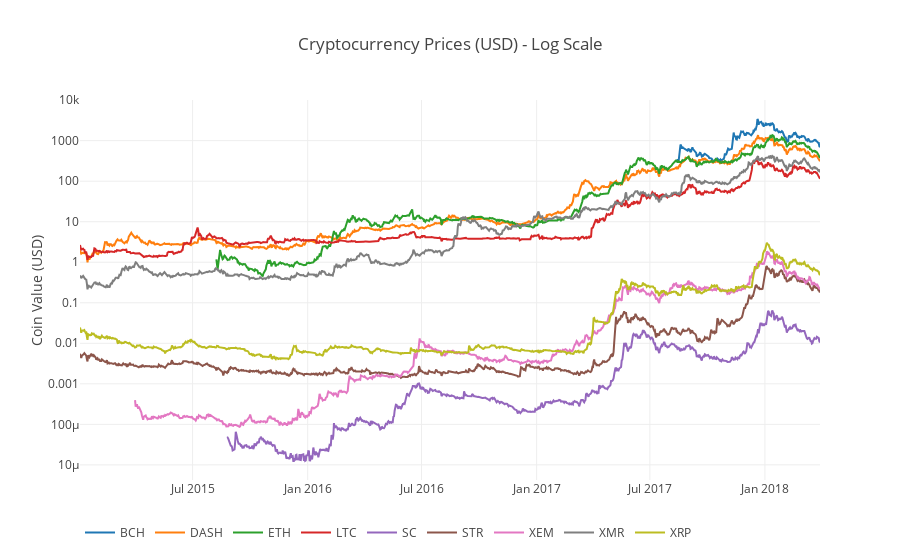

The cell this chart's notebook holds for it:
### Code cell
# Chart all of the altocoin prices
df_scatter(combined_df, 'Cryptocurrency Prices (USD) - Log Scale', seperate_y_axis=False, y_axis_label='Coin Value (USD)', scale = 'log')

### Figure 1 — Plotly figure (JSON) as saved in the notebook; plotly's stock layout.template omitted (floating-point values rounded to 4 significant figures; data arrays with more than 128 entries replaced by an {"elided": "..."} marker saying what was removed)
{"data": [{"name": "BCH", "type": "scatter", "visible": "visible", "x": {"elided": "1184 str values"}, "y": {"elided": "1184 float values"}}, {"name": "DASH", "type": "scatter", "visible": "visible", "x": {"elided": "1184 str values"}, "y": {"elided": "1184 float values"}}, {"name": "ETH", "type": "scatter", "visible": "visible", "x": {"elided": "1184 str values"}, "y": {"elided": "1184 float values"}}, {"name": "LTC", "type": "scatter", "visible": "visible", "x": {"elided": "1184 str values"}, "y": {"elided": "1184 float values"}}, {"name": "SC", "type": "scatter", "visible": "visible", "x": {"elided": "1184 str values"}, "y": {"elided": "1184 float values"}}, {"name": "STR", "type": "scatter", "visible": "visible", "x": {"elided": "1184 str values"}, "y": {"elided": "1184 float values"}}, {"name": "XEM", "type": "scatter", "visible": "visible", "x": {"elided": "1184 str values"}, "y": {"elided": "1184 float values"}}, {"name": "XMR", "type": "scatter", "visible": "visible", "x": {"elided": "1184 str values"}, "y": {"elided": "1184 float values"}}, {"name": "XRP", "type": "scatter", "visible": "visible", "x": {"elided": "1184 str values"}, "y": {"elided": "1184 float values"}}], "layout": {"legend": {"orientation": "h"}, "title": "Cryptocurrency Prices (USD) - Log Scale", "xaxis": {"type": "date"}, "yaxis": {"showticklabels": true, "title": "Coin Value (USD)", "type": "log"}}}
